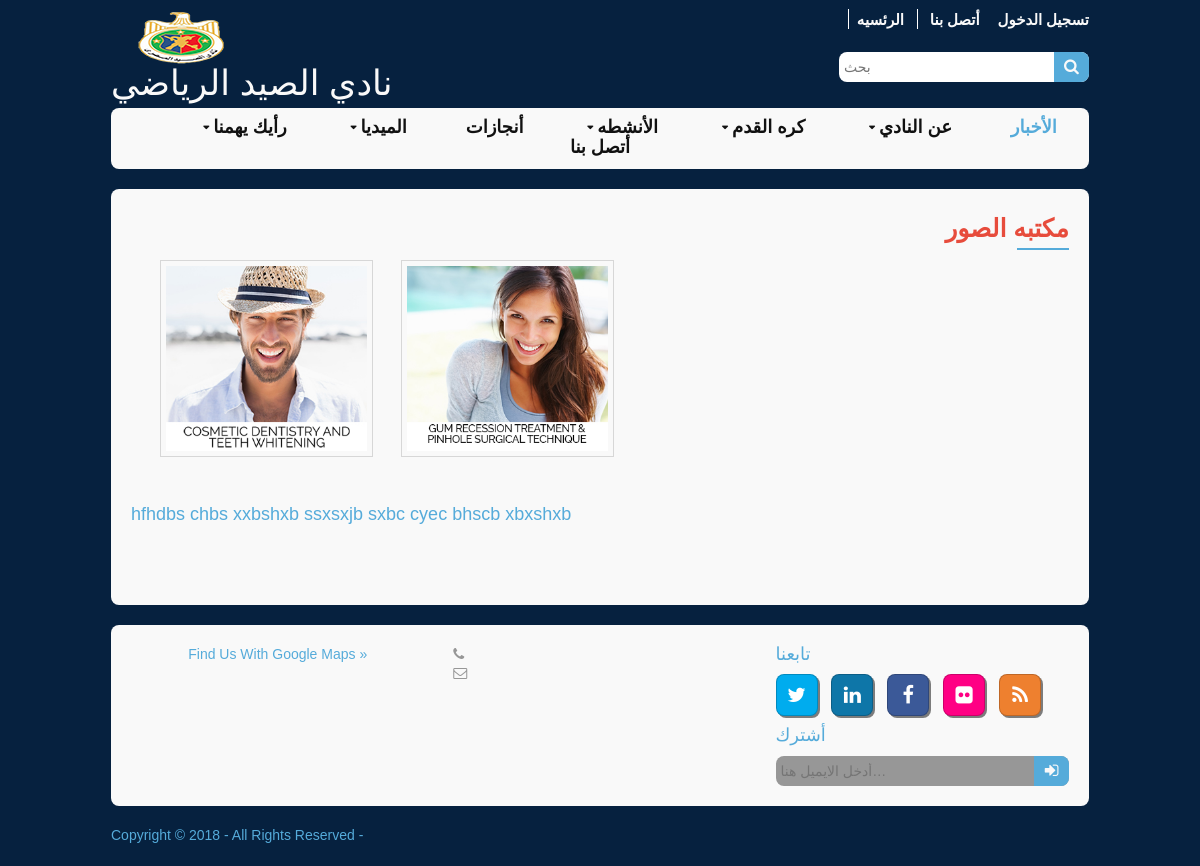
/home/gallery?id=8, run on the app's committed database.
### tables this page shows
CREATE TABLE `gallery` (
  `gallery_id` int(11) NOT NULL,
  `gallery_title` varchar(100) NOT NULL,
  `gallery_description` text NOT NULL,
  `gallery_images` varchar(100) NOT NULL
);

### application/modules/home/controllers/Home.php (called while the page is built, shortened)
<?php
class Home extends CI_Controller {
	function __construct() {
		$this->load->model('Home_model');
	}
    public function gallery(){
    	$data['result'] = $this->Home_model->get_data_by('setting');
    	$data['title_page'] = "البومات الصور";
    	$info['images']= $this->Home_model->get_data_by('gallery');
    	$query['query']=$this->Home_model->get_data_by('main');
    	$gallery_id=$_GET['id'];
    	if( $gallery_id != '' ) {
    		$image['images']= $this->Home_model->get_table_row('gallery',array('gallery_id'=>$gallery_id));
    		$this->load->view('header',$data);
    		$this->load->view('gallery_page',$image);
    		$this->load->view('footer',$query);
    	}else{
    		$this->load->view('header',$data);
    		$this->load->view('gallery',$info);
    		$this->load->view('footer',$query);
    	}
    }
}
?>

### index.php (called while the page is built, shortened)
<?php
require_once BASEPATH.'core/CodeIgniter.php';

### application/modules/home/models/Home_model.php (called while the page is built, shortened)
<?php
class Home_model extends CI_Model {
   function get_data_by($tableName='', $value='', $colum='',$condition='') {
   $this->db->select('*');
   $this->db->from($tableName);
   $query = $this->db->get();
   return $query->result();
 }
function get_table_row($table,$where=array(),$field=NULL){
  $query=$this->db->get_where($table,$where);
  foreach ($query->result() as $row):
    if($field)
      return $row->$field;
    else
      return $row;
  endforeach;
}
}

### application/modules/home/views/gallery_page.php (the view, shortened to what this page needs)
<div class="wrapper row3">
  <div class="rounded">
    <main class="container clear">
      <div id="gallery">
        <figure>
          <header class="head">مكتبه الصور</header>
          <div class="line"></div>
          <ul class="nospace clear">
            <?php  $photo=unserialize($images->gallery_images);
            foreach($photo as $photo){?>
              <li class="one_quarter "><a class="nlb" data-lightbox-gallery="gallery1" href="<?php echo base_url();?>assets/images/<?php echo $photo;?> " title="<?php echo $images->gallery_title;?>"><img class="borderedbox" src="<?php echo base_url();?>assets/images/<?php echo $photo;?>" alt="<?php echo $images->gallery_title;?>"></a></li>
            <?php }?>
          </ul>
          <figcaption><?php echo $images->gallery_description;?></figcaption>
        </figure>
      </div>
    </main>
  </div>
</div>

### assets/layout/styles/style.css (style rules this page uses)
#portfolio .head,.loginscreen .headlogin, #gallery figure .head,.rounded .container.clear .head { text-align: right; color: #e74c3c; font-weight: bold; font-size: 25px; }
#portfolio .line,.loginscreen .linelogin,#gallery figure .line, .rounded .container.clear .line { border: 1px solid #55ABDA; width: 50px; float: right; margin-top: 10px; }
#gallery figure .line,.rounded .container.clear .line { margin-bottom: 10px }
ul li { direction: rtl; color: #111; font-family: sans-serif; font-size: 18px; text-align: right; font-weight: 600; margin-right: 20px; }

### assets/layout/styles/layout.css (style rules this page uses)
.container { padding:20px 10px; }
#gallery { display:block; width:100%; margin-bottom:50px; }
#gallery figure figcaption { display:block; width:100%; clear:both; color: #55abda;font-size: 18px }
#gallery li { margin-bottom:30px; }
#gallery li a { display:block; }
.rounded, input, button, textarea, #header input, #footer input, #slide-wrapper figcaption, .avatar, #comments li, .faico a, #twitter, .pagination a, .pagination strong { border-radius:8px; }
body { color:#F9F9F9; background-color:#06213F; }
a { color:#55ABDA; }
hr, .borderedbox { border-color:#D7D7D7; }
.rounded { color:inherit; background-color:#F9F9F9; }
.row3 { color:#979797; background-color:inherit; }
@media screen and (min-width:978px) { .wrapper { max-width:978px; } }

### assets/layout/styles/framework.css (style rules this page uses)
html { overflow-y:scroll; }
body { margin:0; padding:0; font-size:14px; line-height:1.4em; }
.nospace { margin:0; padding:0; list-style:none; }
.borderedbox { padding:5px; border:1px solid; }
.clear, .group { display:block; }
.clear::before, .clear::after, .group::before, .group::after { display:table; content:""; }
.clear, .clear::after, .group, .group::after { clear:both; }
a { outline:none; text-decoration:none; }
img { width:auto; max-width:100%; height:auto; margin:0; padding:0; border:none; line-height:normal; vertical-align:middle; box-sizing:border-box; }
body, h1, h2, h3, h4, h5, h6, .heading { font-family:sans-serif }
.wrapper { display:block; margin:0 auto 20px; text-align:left; word-wrap:break-word; }
.rounded, #topbar, #header, #mainav, #slider, .container, #footer, #copyright { display:block; width:100%; box-sizing:border-box; }
.rounded { margin:0; padding:10px; }
address, article, aside, figcaption, figure, footer, header, main, nav, section { display:block; margin:0; padding:0; }
.one_half, .one_third, .two_third, .one_quarter, .two_quarter, .three_quarter,.one_quart,.three__quarter,.one__quarter { display:inline-block; float:left; margin:0 0 0 3.06748466257669%; list-style:none; box-sizing:border-box; }
.one_quarter { width:22.69938650306748%; }

### data on the page
gallery: gallery_title (picture), gallery_description "hfhdbs chbs xxbshxb ssxsxjb sxbc cyec bhscb xbxshxb"
